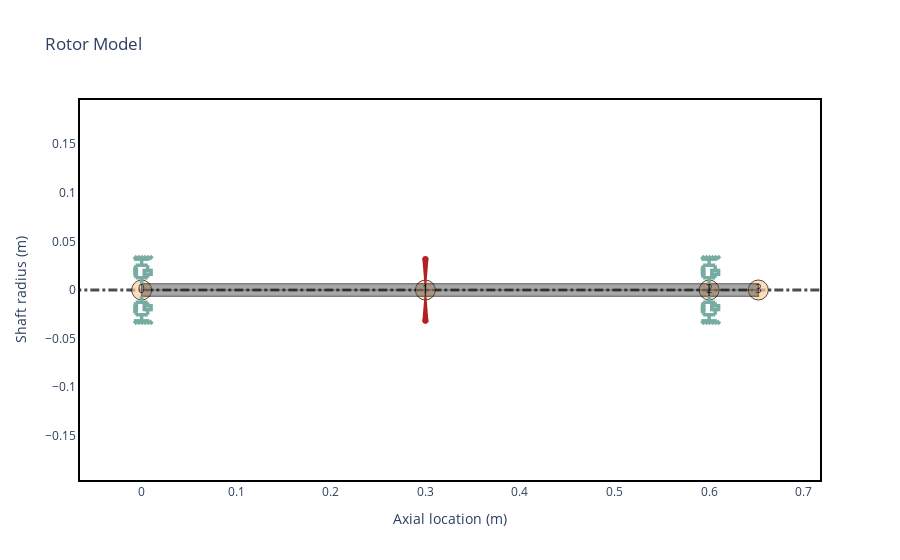

This figure's notebook cell:
### Code cell
# ========================================================================
# ROTOR
#
rotor = rs.Rotor(shaft_elements, disk_geo, bearings)
print("Rotor total mass = ", np.round(rotor.m, 2))
print("Rotor center of gravity =", np.round(rotor.CG, 2))
rotor.plot_rotor()

### Figure 1 — Plotly figure (JSON) as saved in the notebook; plotly's stock layout.template omitted (floating-point values rounded to 4 significant figures)
{"data": [{"hoverinfo": "none", "line": {"color": "black", "dash": "dashdot", "width": 3}, "mode": "lines", "opacity": 0.7, "showlegend": false, "type": "scatter", "x": [-0.1304, 0.7824], "y": [0, 0]}, {"hoverinfo": "none", "marker": {"color": "#ffcc99", "line": {"color": "black", "width": 1}, "opacity": 0.7, "size": 20}, "mode": "markers+text", "showlegend": false, "text": ["0", "1", "2", "3"], "type": "scatter", "x": [0, 0.3, 0.6, 0.652], "y": [0, 0, 0, 0]}, {"customdata": [[0, 0.0127, 0, 0.0127, 0, 0.3, "ABNT1020"], [0, 0.0127, 0, 0.0127, 0, 0.3, "ABNT1020"], [0, 0.0127, 0, 0.0127, 0, 0.3, "ABNT1020"], [0, 0.0127, 0, 0.0127, 0, 0.3, "ABNT1020"], [0, 0.0127, 0, 0.0127, 0, 0.3, "ABNT1020"], [0, 0.0127, 0, 0.0127, 0, 0.3, "ABNT1020"], [0, 0.0127, 0, 0.0127, 0, 0.3, "ABNT1020"], [0, 0.0127, 0, 0.0127, 0, 0.3, "ABNT1020"], [0, 0.0127, 0, 0.0127, 0, 0.3, "ABNT1020"], [0, 0.0127, 0, 0.0127, 0, 0.3, "ABNT1020"]], "fill": "toself", "fillcolor": "#525252", "hoverinfo": "text", "hoverlabel": {"bgcolor": "#525252"}, "hoveron": "points+fills", "hovertemplate": "Element Number: 0<br>Left Outer Diameter: 0.0127 m<br>Left Inner Diameter: 0.0 m<br>Right Outer Diameter: 0.0127 m<br>Right Inner Diameter: 0.0 m<br>Element Length: 0.3 m<br>Material: ABNT1020<br>", "legendgroup": "Shaft", "line": {"color": "black", "width": 1.5}, "mode": "lines", "name": "Shaft el. 0", "opacity": 0.5, "showlegend": false, "text": "Element Number: 0<br>Left Outer Diameter: 0.0127 m<br>Left Inner Diameter: 0.0 m<br>Right Outer Diameter: 0.0127 m<br>Right Inner Diameter: 0.0 m<br>Element Length: 0.3 m<br>Material: ABNT1020<br>", "type": "scatter", "x": [0, 0, 0.3, 0.3, 0, 0, 0, 0.3, 0.3, 0], "y": [0, 0.00635, 0.00635, 0, 0, 0, -0.00635, -0.00635, 0, 0]}, {"customdata": [[1, 0.0127, 0, 0.0127, 0, 0.3, "ABNT1020"], [1, 0.0127, 0, 0.0127, 0, 0.3, "ABNT1020"], [1, 0.0127, 0, 0.0127, 0, 0.3, "ABNT1020"], [1, 0.0127, 0, 0.0127, 0, 0.3, "ABNT1020"], [1, 0.0127, 0, 0.0127, 0, 0.3, "ABNT1020"], [1, 0.0127, 0, 0.0127, 0, 0.3, "ABNT1020"], [1, 0.0127, 0, 0.0127, 0, 0.3, "ABNT1020"], [1, 0.0127, 0, 0.0127, 0, 0.3, "ABNT1020"], [1, 0.0127, 0, 0.0127, 0, 0.3, "ABNT1020"], [1, 0.0127, 0, 0.0127, 0, 0.3, "ABNT1020"]], "fill": "toself", "fillcolor": "#525252", "hoverinfo": "text", "hoverlabel": {"bgcolor": "#525252"}, "hoveron": "points+fills", "hovertemplate": "Element Number: 1<br>Left Outer Diameter: 0.0127 m<br>Left Inner Diameter: 0.0 m<br>Right Outer Diameter: 0.0127 m<br>Right Inner Diameter: 0.0 m<br>Element Length: 0.3 m<br>Material: ABNT1020<br>", "legendgroup": "Shaft", "line": {"color": "black", "width": 1.5}, "mode": "lines", "name": "Shaft el. 1", "opacity": 0.5, "showlegend": false, "text": "Element Number: 1<br>Left Outer Diameter: 0.0127 m<br>Left Inner Diameter: 0.0 m<br>Right Outer Diameter: 0.0127 m<br>Right Inner Diameter: 0.0 m<br>Element Length: 0.3 m<br>Material: ABNT1020<br>", "type": "scatter", "x": [0.3, 0.3, 0.6, 0.6, 0.3, 0.3, 0.3, 0.6, 0.6, 0.3], "y": [0, 0.00635, 0.00635, 0, 0, 0, -0.00635, -0.00635, 0, 0]}, {"customdata": [[2, 0.0127, 0, 0.0127, 0, 0.052, "ABNT1020"], [2, 0.0127, 0, 0.0127, 0, 0.052, "ABNT1020"], [2, 0.0127, 0, 0.0127, 0, 0.052, "ABNT1020"], [2, 0.0127, 0, 0.0127, 0, 0.052, "ABNT1020"], [2, 0.0127, 0, 0.0127, 0, 0.052, "ABNT1020"], [2, 0.0127, 0, 0.0127, 0, 0.052, "ABNT1020"], [2, 0.0127, 0, 0.0127, 0, 0.052, "ABNT1020"], [2, 0.0127, 0, 0.0127, 0, 0.052, "ABNT1020"], [2, 0.0127, 0, 0.0127, 0, 0.052, "ABNT1020"], [2, 0.0127, 0, 0.0127, 0, 0.052, "ABNT1020"]], "fill": "toself", "fillcolor": "#525252", "hoverinfo": "text", "hoverlabel": {"bgcolor": "#525252"}, "hoveron": "points+fills", "hovertemplate": "Element Number: 2<br>Left Outer Diameter: 0.0127 m<br>Left Inner Diameter: 0.0 m<br>Right Outer Diameter: 0.0127 m<br>Right Inner Diameter: 0.0 m<br>Element Length: 0.052 m<br>Material: ABNT1020<br>", "legendgroup": "Shaft", "line": {"color": "black", "width": 1.5}, "mode": "lines", "name": "Shaft el. 2", "opacity": 0.5, "showlegend": false, "text": "Element Number: 2<br>Left Outer Diameter: 0.0127 m<br>Left Inner Diameter: 0.0 m<br>Right Outer Diameter: 0.0127 m<br>Right Inner Diameter: 0.0 m<br>Element Length: 0.052 m<br>Material: ABNT1020<br>", "type": "scatter", "x": [0.6, 0.6, 0.652, 0.652, 0.6, 0.6, 0.6, 0.652, 0.652, 0.6], "y": [0, 0.00635, 0.00635, 0, 0, 0, -0.00635, -0.00635, 0, 0]}, {"customdata": [[1, 0.008217, 0.004125, 2.003], [1, 0.008217, 0.004125, 2.003], [1, 0.008217, 0.004125, 2.003], [1, 0.008217, 0.004125, 2.003], [1, 0.008217, 0.004125, 2.003], [1, 0.008217, 0.004125, 2.003], [1, 0.008217, 0.004125, 2.003], [1, 0.008217, 0.004125, 2.003], [1, 0.008217, 0.004125, 2.003]], "fill": "toself", "fillcolor": "Firebrick", "hoverinfo": "text", "hoverlabel": {"bgcolor": "Firebrick"}, "hoveron": "points+fills", "hovertemplate": "Disk Node: 1<br>Polar Inertia: 8.217e-03<br>Diametral Inertia: 4.125e-03<br>Disk mass: 2.003<br>", "legendgroup": "disks", "line": {"color": "Firebrick", "width": 2}, "mode": "lines", "name": "Geometry disk", "showlegend": false, "text": "Disk Node: 1<br>Polar Inertia: 8.217e-03<br>Diametral Inertia: 4.125e-03<br>Disk mass: 2.003<br>", "type": "scatter", "x": [0.3, 0.3021, 0.2979, 0.3, null, 0.3, 0.3021, 0.2979, 0.3], "y": [0.00635, 0.03175, 0.03175, 0.00635, null, -0.00635, -0.03175, -0.03175, -0.00635]}, {"hoverinfo": "none", "legendgroup": "bearings", "line": {"color": "#77ACA2", "width": 3.5}, "mode": "lines", "name": "Ball Bearing 0", "showlegend": false, "type": "scatter", "x": [0, 0, -0.00635, 0.00635], "y": [0.00635, 0.0127, 0.0127, 0.0127]}, {"hoverinfo": "none", "legendgroup": "bearings", "line": {"color": "#77ACA2", "width": 3.5}, "mode": "lines", "name": "Ball Bearing 0", "showlegend": false, "type": "scatter", "x": [0, 0, -0.00635, 0.00635], "y": [-0.00635, -0.0127, -0.0127, -0.0127]}, {"hoverinfo": "none", "legendgroup": "bearings", "line": {"color": "#77ACA2", "width": 3.5}, "mode": "lines", "name": "Ball Bearing 0", "showlegend": false, "type": "scatter", "x": [0, 0, -0.00635, 0.00635], "y": [0.03175, 0.0254, 0.0254, 0.0254]}, {"hoverinfo": "none", "legendgroup": "bearings", "line": {"color": "#77ACA2", "width": 3.5}, "mode": "lines", "name": "Ball Bearing 0", "showlegend": false, "type": "scatter", "x": [0, 0, -0.00635, 0.00635], "y": [-0.03175, -0.0254, -0.0254, -0.0254]}, {"hoverinfo": "none", "legendgroup": "bearings", "line": {"color": "#77ACA2", "width": 3.5}, "mode": "lines", "name": "Ball Bearing 0", "showlegend": false, "type": "scatter", "x": [-0.008164, 0.008164], "y": [0.03175, 0.03175]}, {"hoverinfo": "none", "legendgroup": "bearings", "line": {"color": "#77ACA2", "width": 3.5}, "mode": "lines", "name": "Ball Bearing 0", "showlegend": false, "type": "scatter", "x": [-0.008164, 0.008164], "y": [-0.03175, -0.03175]}, {"hoverinfo": "none", "legendgroup": "bearings", "line": {"color": "#77ACA2", "width": 3.5}, "mode": "lines", "name": "Ball Bearing 0", "showlegend": false, "type": "scatter", "x": [-0.008164, -0.004899], "y": [0.03175, 0.03493]}, {"hoverinfo": "none", "legendgroup": "bearings", "line": {"color": "#77ACA2", "width": 3.5}, "mode": "lines", "name": "Ball Bearing 0", "showlegend": false, "type": "scatter", "x": [-0.008164, -0.004899], "y": [-0.03175, -0.03493]}, {"hoverinfo": "none", "legendgroup": "bearings", "line": {"color": "#77ACA2", "width": 3.5}, "mode": "lines", "name": "Ball Bearing 0", "showlegend": false, "type": "scatter", "x": [-0.004899, -0.001633], "y": [0.03175, 0.03493]}, {"hoverinfo": "none", "legendgroup": "bearings", "line": {"color": "#77ACA2", "width": 3.5}, "mode": "lines", "name": "Ball Bearing 0", "showlegend": false, "type": "scatter", "x": [-0.004899, -0.001633], "y": [-0.03175, -0.03493]}, {"hoverinfo": "none", "legendgroup": "bearings", "line": {"color": "#77ACA2", "width": 3.5}, "mode": "lines", "name": "Ball Bearing 0", "showlegend": false, "type": "scatter", "x": [-0.001633, 0.001633], "y": [0.03175, 0.03493]}, {"hoverinfo": "none", "legendgroup": "bearings", "line": {"color": "#77ACA2", "width": 3.5}, "mode": "lines", "name": "Ball Bearing 0", "showlegend": false, "type": "scatter", "x": [-0.001633, 0.001633], "y": [-0.03175, -0.03493]}, {"hoverinfo": "none", "legendgroup": "bearings", "line": {"color": "#77ACA2", "width": 3.5}, "mode": "lines", "name": "Ball Bearing 0", "showlegend": false, "type": "scatter", "x": [0.001633, 0.004899], "y": [0.03175, 0.03493]}, {"hoverinfo": "none", "legendgroup": "bearings", "line": {"color": "#77ACA2", "width": 3.5}, "mode": "lines", "name": "Ball Bearing 0", "showlegend": false, "type": "scatter", "x": [0.001633, 0.004899], "y": [-0.03175, -0.03493]}, {"hoverinfo": "none", "legendgroup": "bearings", "line": {"color": "#77ACA2", "width": 3.5}, "mode": "lines", "name": "Ball Bearing 0", "showlegend": false, "type": "scatter", "x": [0.004899, 0.008164], "y": [0.03175, 0.03493]}, {"hoverinfo": "none", "legendgroup": "bearings", "line": {"color": "#77ACA2", "width": 3.5}, "mode": "lines", "name": "Ball Bearing 0", "showlegend": false, "type": "scatter", "x": [0.004899, 0.008164], "y": [-0.03175, -0.03493]}, {"hoverinfo": "none", "legendgroup": "bearings", "line": {"color": "#77ACA2", "width": 3.5}, "mode": "lines", "name": "Ball Bearing 0", "showlegend": false, "type": "scatter", "x": [0.008164, 0.01143], "y": [0.03175, 0.03493]}, {"hoverinfo": "none", "legendgroup": "bearings", "line": {"color": "#77ACA2", "width": 3.5}, "mode": "lines", "name": "Ball Bearing 0", "showlegend": false, "type": "scatter", "x": [0.008164, 0.01143], "y": [-0.03175, -0.03493]}, {"hoverinfo": "none", "legendgroup": "bearings", "line": {"color": "#77ACA2", "width": 3.5}, "mode": "lines", "name": "Ball Bearing 0", "showlegend": false, "type": "scatter", "x": [-0.00635, -0.00635, -0.008164, -0.004536, -0.008164, -0.004536, -0.008164, -0.004536, -0.00635, -0.00635], "y": [0.0127, 0.01451, 0.01451, 0.01633, 0.01814, 0.01996, 0.02177, 0.02359, 0.02359, 0.0254]}, {"hoverinfo": "none", "legendgroup": "bearings", "line": {"color": "#77ACA2", "width": 3.5}, "mode": "lines", "name": "Ball Bearing 0", "showlegend": false, "type": "scatter", "x": [-0.00635, -0.00635, -0.008164, -0.004536, -0.008164, -0.004536, -0.008164, -0.004536, -0.00635, -0.00635], "y": [-0.0127, -0.01451, -0.01451, -0.01633, -0.01814, -0.01996, -0.02177, -0.02359, -0.02359, -0.0254]}, {"hoverinfo": "none", "legendgroup": "bearings", "line": {"color": "#77ACA2", "width": 3.5}, "mode": "lines", "name": "Ball Bearing 0", "showlegend": false, "type": "scatter", "x": [0.00635, 0.00635], "y": [0.0127, 0.01633]}, {"hoverinfo": "none", "legendgroup": "bearings", "line": {"color": "#77ACA2", "width": 3.5}, "mode": "lines", "name": "Ball Bearing 0", "showlegend": false, "type": "scatter", "x": [0.00635, 0.00635], "y": [-0.0127, -0.01633]}, {"hoverinfo": "none", "legendgroup": "bearings", "line": {"color": "#77ACA2", "width": 3.5}, "mode": "lines", "name": "Ball Bearing 0", "showlegend": false, "type": "scatter", "x": [0.002721, 0.002721, 0.009979, 0.009979], "y": [0.02177, 0.01633, 0.01633, 0.02177]}, {"hoverinfo": "none", "legendgroup": "bearings", "line": {"color": "#77ACA2", "width": 3.5}, "mode": "lines", "name": "Ball Bearing 0", "showlegend": false, "type": "scatter", "x": [0.002721, 0.002721, 0.009979, 0.009979], "y": [-0.02177, -0.01633, -0.01633, -0.02177]}, {"hoverinfo": "none", "legendgroup": "bearings", "line": {"color": "#77ACA2", "width": 3.5}, "mode": "lines", "name": "Ball Bearing 0", "showlegend": false, "type": "scatter", "x": [0.002721, 0.009979, 0.00635, 0.00635], "y": [0.01996, 0.01996, 0.01996, 0.0254]}, {"hoverinfo": "none", "legendgroup": "bearings", "line": {"color": "#77ACA2", "width": 3.5}, "mode": "lines", "name": "Ball Bearing 0", "showlegend": false, "type": "scatter", "x": [0.002721, 0.009979, 0.00635, 0.00635], "y": [-0.01996, -0.01996, -0.01996, -0.0254]}, {"hoverinfo": "none", "legendgroup": "bearings", "line": {"color": "#77ACA2", "width": 3.5}, "mode": "lines", "name": "Ball Bearing 1", "showlegend": false, "type": "scatter", "x": [0.6, 0.6, 0.5937, 0.6063], "y": [0.00635, 0.0127, 0.0127, 0.0127]}, {"hoverinfo": "none", "legendgroup": "bearings", "line": {"color": "#77ACA2", "width": 3.5}, "mode": "lines", "name": "Ball Bearing 1", "showlegend": false, "type": "scatter", "x": [0.6, 0.6, 0.5937, 0.6063], "y": [-0.00635, -0.0127, -0.0127, -0.0127]}, {"hoverinfo": "none", "legendgroup": "bearings", "line": {"color": "#77ACA2", "width": 3.5}, "mode": "lines", "name": "Ball Bearing 1", "showlegend": false, "type": "scatter", "x": [0.6, 0.6, 0.5937, 0.6063], "y": [0.03175, 0.0254, 0.0254, 0.0254]}, {"hoverinfo": "none", "legendgroup": "bearings", "line": {"color": "#77ACA2", "width": 3.5}, "mode": "lines", "name": "Ball Bearing 1", "showlegend": false, "type": "scatter", "x": [0.6, 0.6, 0.5937, 0.6063], "y": [-0.03175, -0.0254, -0.0254, -0.0254]}, {"hoverinfo": "none", "legendgroup": "bearings", "line": {"color": "#77ACA2", "width": 3.5}, "mode": "lines", "name": "Ball Bearing 1", "showlegend": false, "type": "scatter", "x": [0.5918, 0.6082], "y": [0.03175, 0.03175]}, {"hoverinfo": "none", "legendgroup": "bearings", "line": {"color": "#77ACA2", "width": 3.5}, "mode": "lines", "name": "Ball Bearing 1", "showlegend": false, "type": "scatter", "x": [0.5918, 0.6082], "y": [-0.03175, -0.03175]}, {"hoverinfo": "none", "legendgroup": "bearings", "line": {"color": "#77ACA2", "width": 3.5}, "mode": "lines", "name": "Ball Bearing 1", "showlegend": false, "type": "scatter", "x": [0.5918, 0.5951], "y": [0.03175, 0.03493]}, {"hoverinfo": "none", "legendgroup": "bearings", "line": {"color": "#77ACA2", "width": 3.5}, "mode": "lines", "name": "Ball Bearing 1", "showlegend": false, "type": "scatter", "x": [0.5918, 0.5951], "y": [-0.03175, -0.03493]}, {"hoverinfo": "none", "legendgroup": "bearings", "line": {"color": "#77ACA2", "width": 3.5}, "mode": "lines", "name": "Ball Bearing 1", "showlegend": false, "type": "scatter", "x": [0.5951, 0.5984], "y": [0.03175, 0.03493]}, {"hoverinfo": "none", "legendgroup": "bearings", "line": {"color": "#77ACA2", "width": 3.5}, "mode": "lines", "name": "Ball Bearing 1", "showlegend": false, "type": "scatter", "x": [0.5951, 0.5984], "y": [-0.03175, -0.03493]}, {"hoverinfo": "none", "legendgroup": "bearings", "line": {"color": "#77ACA2", "width": 3.5}, "mode": "lines", "name": "Ball Bearing 1", "showlegend": false, "type": "scatter", "x": [0.5984, 0.6016], "y": [0.03175, 0.03493]}, {"hoverinfo": "none", "legendgroup": "bearings", "line": {"color": "#77ACA2", "width": 3.5}, "mode": "lines", "name": "Ball Bearing 1", "showlegend": false, "type": "scatter", "x": [0.5984, 0.6016], "y": [-0.03175, -0.03493]}, {"hoverinfo": "none", "legendgroup": "bearings", "line": {"color": "#77ACA2", "width": 3.5}, "mode": "lines", "name": "Ball Bearing 1", "showlegend": false, "type": "scatter", "x": [0.6016, 0.6049], "y": [0.03175, 0.03493]}, {"hoverinfo": "none", "legendgroup": "bearings", "line": {"color": "#77ACA2", "width": 3.5}, "mode": "lines", "name": "Ball Bearing 1", "showlegend": false, "type": "scatter", "x": [0.6016, 0.6049], "y": [-0.03175, -0.03493]}, {"hoverinfo": "none", "legendgroup": "bearings", "line": {"color": "#77ACA2", "width": 3.5}, "mode": "lines", "name": "Ball Bearing 1", "showlegend": false, "type": "scatter", "x": [0.6049, 0.6082], "y": [0.03175, 0.03493]}, {"hoverinfo": "none", "legendgroup": "bearings", "line": {"color": "#77ACA2", "width": 3.5}, "mode": "lines", "name": "Ball Bearing 1", "showlegend": false, "type": "scatter", "x": [0.6049, 0.6082], "y": [-0.03175, -0.03493]}, {"hoverinfo": "none", "legendgroup": "bearings", "line": {"color": "#77ACA2", "width": 3.5}, "mode": "lines", "name": "Ball Bearing 1", "showlegend": false, "type": "scatter", "x": [0.6082, 0.6114], "y": [0.03175, 0.03493]}, {"hoverinfo": "none", "legendgroup": "bearings", "line": {"color": "#77ACA2", "width": 3.5}, "mode": "lines", "name": "Ball Bearing 1", "showlegend": false, "type": "scatter", "x": [0.6082, 0.6114], "y": [-0.03175, -0.03493]}, {"hoverinfo": "none", "legendgroup": "bearings", "line": {"color": "#77ACA2", "width": 3.5}, "mode": "lines", "name": "Ball Bearing 1", "showlegend": false, "type": "scatter", "x": [0.5937, 0.5937, 0.5918, 0.5955, 0.5918, 0.5955, 0.5918, 0.5955, 0.5937, 0.5937], "y": [0.0127, 0.01451, 0.01451, 0.01633, 0.01814, 0.01996, 0.02177, 0.02359, 0.02359, 0.0254]}, {"hoverinfo": "none", "legendgroup": "bearings", "line": {"color": "#77ACA2", "width": 3.5}, "mode": "lines", "name": "Ball Bearing 1", "showlegend": false, "type": "scatter", "x": [0.5937, 0.5937, 0.5918, 0.5955, 0.5918, 0.5955, 0.5918, 0.5955, 0.5937, 0.5937], "y": [-0.0127, -0.01451, -0.01451, -0.01633, -0.01814, -0.01996, -0.02177, -0.02359, -0.02359, -0.0254]}, {"hoverinfo": "none", "legendgroup": "bearings", "line": {"color": "#77ACA2", "width": 3.5}, "mode": "lines", "name": "Ball Bearing 1", "showlegend": false, "type": "scatter", "x": [0.6063, 0.6063], "y": [0.0127, 0.01633]}, {"hoverinfo": "none", "legendgroup": "bearings", "line": {"color": "#77ACA2", "width": 3.5}, "mode": "lines", "name": "Ball Bearing 1", "showlegend": false, "type": "scatter", "x": [0.6063, 0.6063], "y": [-0.0127, -0.01633]}, {"hoverinfo": "none", "legendgroup": "bearings", "line": {"color": "#77ACA2", "width": 3.5}, "mode": "lines", "name": "Ball Bearing 1", "showlegend": false, "type": "scatter", "x": [0.6027, 0.6027, 0.61, 0.61], "y": [0.02177, 0.01633, 0.01633, 0.02177]}, {"hoverinfo": "none", "legendgroup": "bearings", "line": {"color": "#77ACA2", "width": 3.5}, "mode": "lines", "name": "Ball Bearing 1", "showlegend": false, "type": "scatter", "x": [0.6027, 0.6027, 0.61, 0.61], "y": [-0.02177, -0.01633, -0.01633, -0.02177]}, {"hoverinfo": "none", "legendgroup": "bearings", "line": {"color": "#77ACA2", "width": 3.5}, "mode": "lines", "name": "Ball Bearing 1", "showlegend": false, "type": "scatter", "x": [0.6027, 0.61, 0.6063, 0.6063], "y": [0.01996, 0.01996, 0.01996, 0.0254]}, {"hoverinfo": "none", "legendgroup": "bearings", "line": {"color": "#77ACA2", "width": 3.5}, "mode": "lines", "name": "Ball Bearing 1", "showlegend": false, "type": "scatter", "x": [0.6027, 0.61, 0.6063, 0.6063], "y": [-0.01996, -0.01996, -0.01996, -0.0254]}], "layout": {"shapes": [{"fillcolor": "Firebrick", "line": {"color": "Firebrick"}, "type": "circle", "x0": 0.3021, "x1": 0.2979, "xref": "x", "y0": 0.02963, "y1": 0.03387, "yref": "y"}, {"fillcolor": "Firebrick", "line": {"color": "Firebrick"}, "type": "circle", "x0": 0.3021, "x1": 0.2979, "xref": "x", "y0": -0.02963, "y1": -0.03387, "yref": "y"}], "title": {"text": "Rotor Model"}, "xaxis": {"mirror": true, "range": [-0.0652, 0.7172], "showgrid": false, "title": {"text": "Axial location (m)"}}, "yaxis": {"mirror": true, "range": [-0.1956, 0.1956], "showgrid": false, "title": {"text": "Shaft radius (m)"}}}}
